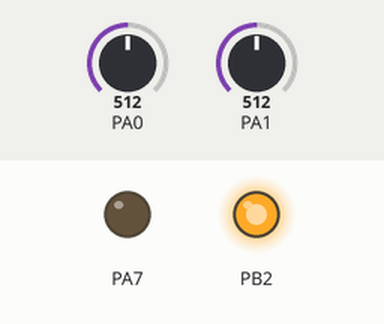
The program below on a simulated ATtiny44, built with avr-gcc and emulated at 8 MHz. Parts: output pins drawn as LEDs (lit = HIGH). Dashed ring = blinking. The inputs (shaded band) are chosen by the test bench; at power-on: PA1 = 512, PA0 = 512. Random numbers use the default seed unless the program sets one.

Above: at 1.2 s.
1.3 s: PA1 set to 408
At 1.41 s:
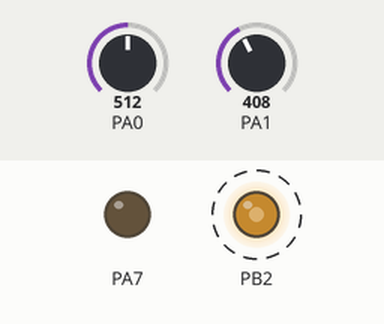
4.3 s: PA1 set to 390
7.3 s: PA1 set to 90
10.3 s: PA0 set to 716
At 13.1 s:
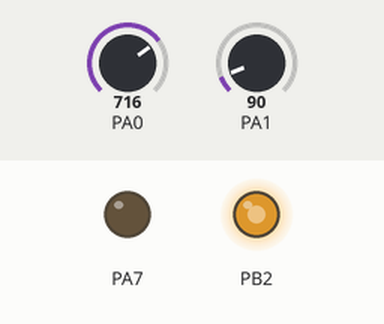
13.3 s: PA0 set to 0
16.3 s: PA0 set to 122
Timing chart, 0 to 18.1 s (numbered marks = the images above; inputs shaded):
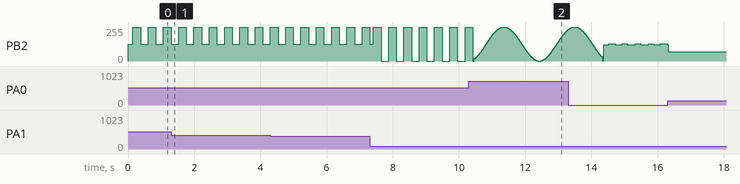

The program:

main.c
```c
////FAILED CREATED DROPS IN RAMP SUCH THAT IT COUNTED LIKE THIS
	//1234 2345 3456 4567
/*
 * GccApplication1.c
 *
 * Created: 1/9/2019 10:25:38 AM
 * Author : Davis Polito
 */
#define F_CPU 8000000
#define SINE 0
#define SAW 1
#define RSAW 2
#define TRI 3
#define SQUAREP 4
#define SH 5
#define SQUAREN 6
#define SQUAREF 7
#include <avr/io.h>
#include <avr/interrupt.h>
#include <avr/pgmspace.h>
#include <util/delay.h>
#include <stdlib.h>
#include <avr/eeprom.h>
#define DEADBAND 10
#define CYCLE_US 300

const uint8_t  sinewave[] PROGMEM= //256 values
{
	0x80,0x83,0x86,0x89,0x8c,0x8f,0x92,0x95,0x98,0x9c,0x9f,0xa2,0xa5,0xa8,0xab,0xae,
	0xb0,0xb3,0xb6,0xb9,0xbc,0xbf,0xc1,0xc4,0xc7,0xc9,0xcc,0xce,0xd1,0xd3,0xd5,0xd8,
	0xda,0xdc,0xde,0xe0,0xe2,0xe4,0xe6,0xe8,0xea,0xec,0xed,0xef,0xf0,0xf2,0xf3,0xf5,
	0xf6,0xf7,0xf8,0xf9,0xfa,0xfb,0xfc,0xfc,0xfd,0xfe,0xfe,0xff,0xff,0xff,0xff,0xff,
	0xff,0xff,0xff,0xff,0xff,0xff,0xfe,0xfe,0xfd,0xfc,0xfc,0xfb,0xfa,0xf9,0xf8,0xf7,
	0xf6,0xf5,0xf3,0xf2,0xf0,0xef,0xed,0xec,0xea,0xe8,0xe6,0xe4,0xe2,0xe0,0xde,0xdc,
	0xda,0xd8,0xd5,0xd3,0xd1,0xce,0xcc,0xc9,0xc7,0xc4,0xc1,0xbf,0xbc,0xb9,0xb6,0xb3,
	0xb0,0xae,0xab,0xa8,0xa5,0xa2,0x9f,0x9c,0x98,0x95,0x92,0x8f,0x8c,0x89,0x86,0x83,
	0x80,0x7c,0x79,0x76,0x73,0x70,0x6d,0x6a,0x67,0x63,0x60,0x5d,0x5a,0x57,0x54,0x51,
	0x4f,0x4c,0x49,0x46,0x43,0x40,0x3e,0x3b,0x38,0x36,0x33,0x31,0x2e,0x2c,0x2a,0x27,
	0x25,0x23,0x21,0x1f,0x1d,0x1b,0x19,0x17,0x15,0x13,0x12,0x10,0x0f,0x0d,0x0c,0x0a,
	0x09,0x08,0x07,0x06,0x05,0x04,0x03,0x03,0x02,0x01,0x01,0x00,0x00,0x00,0x00,0x00,
	0x00,0x00,0x00,0x00,0x00,0x00,0x01,0x01,0x02,0x03,0x03,0x04,0x05,0x06,0x07,0x08,
	0x09,0x0a,0x0c,0x0d,0x0f,0x10,0x12,0x13,0x15,0x17,0x19,0x1b,0x1d,0x1f,0x21,0x23,
	0x25,0x27,0x2a,0x2c,0x2e,0x31,0x33,0x36,0x38,0x3b,0x3e,0x40,0x43,0x46,0x49,0x4c,
	0x4f,0x51,0x54,0x57,0x5a,0x5d,0x60,0x63,0x67,0x6a,0x6d,0x70,0x73,0x76,0x79,0x7c
};
volatile uint8_t i = 0;
volatile uint16_t conversion = 0;
volatile uint16_t new_conversion = 0;
volatile uint16_t delay = 160;
volatile uint16_t wave = 4;
//volatile uint16_t mod_scale = 5;
volatile uint16_t wconversion = 0;
volatile uint16_t dconversion = 0;
volatile uint16_t mod_delay_moving = 500;
volatile uint8_t half = 8;

volatile uint16_t pwm = 0;
volatile uint16_t  mod_delay = 500;
uint8_t(*wave_ptr)(uint8_t*);


uint8_t dither(int16_t delay, uint8_t old_val){
	uint8_t next_val = wave_ptr(&i);

	while(delay){
		_delay_us(1);
		delay--;
	}
	return next_val;
}


void my_delay(int16_t delay){
	while (delay){
		_delay_us(1);
		delay--;
	}
}

uint8_t sawtooth(uint8_t* step){
	(*step)++;
	return *step;
}

uint8_t reversesaw(uint8_t* step){
	(*step)--;

	return *step;
}

uint8_t triangle(uint8_t* step){
	static int ud = 0;
	if (ud){
		*step -= 2;
		if(!*step){
			ud = 0;
		}
		} else {
		*step += 2;
		if (*step == 254){
			ud = 1;
		}
	}
	return *step;
}

uint8_t square_p(uint8_t* count){
	static int freq = 126;
	(*count)++;
	static uint8_t val = 0x7F;
	if(*count < freq){
		val = 0x7F;
		} else {
		val = 0xFE;
	}
	*count %= 2*freq;

	return val;
}

uint8_t square_n(uint8_t* count){
	static int freq = 126;
	(*count)++;
	static uint8_t val = 0x01;
	if(*count < freq){
		val = 0x01;
		} else {
		val = 0x7F;
	}
	*count %= 2*freq;

	return val;
}

uint8_t square_f(uint8_t* count){

	static int freq = 126;
	(*count)++;
	static uint8_t val = 0x01;
	if(*count < freq){
		val = 0x01;
		} else {
		val = 0xFE;
	}
	*count %= 2*freq;

	return val;
}

uint8_t sampleAndHold(uint8_t* count){
	static uint8_t b = 0;
	static uint8_t i = 0;
	if(i++ == 0){
		int a = rand();
		b = 0xFF & a;
	}
	//(*count)++;

	return b;
}
uint8_t sinewave_(uint8_t* i){
	uint8_t val = pgm_read_byte(&sinewave[(*i)++]);
	(*i) %= 256;
	return val;
}
///ROUND UP WHEN UP OR ROUND FOWN WHEN DOWN??????
ISR(TIM0_COMPA_vect){
	switch (wave) {
		case SINE : {
			wave_ptr = &sinewave_;
			break;
		}
		case SAW : {
			wave_ptr = &sawtooth;
			break;
		}

		case RSAW : {
			wave_ptr = &reversesaw;
			break;
		}

		case TRI : {
			wave_ptr = &triangle;
			break;
		}

		case SQUAREP: {
			wave_ptr = &square_p;
			break;
		}

		case SH : {
			wave_ptr = &sampleAndHold;
			break;
		}

		case SQUAREN: {
			wave_ptr = &square_n;
			break;
		}
		case SQUAREF: {
			wave_ptr = &square_f;
			break;
		}
	}
	//my_delay(mod_scale); interseting
	OCR0A = dither(delay, OCR0A);

}


void enableADC(){
DDRA &= ~(1 << PINA0) | ~(1 << PINA1) | ~(1 << PINA2) | ~(PINA3);
ADMUX = 0;							// select PB3
ADCSRA |= (1 << ADPS0) | (1 << ADPS1) | (1 << ADPS2);	 //use 128 division factor
ADCSRA |= (1 << ADEN);								//ADC enable
}
uint16_t map_m(uint16_t input_end, uint16_t input_start, uint16_t output_end, uint16_t output_start,  uint16_t input){
	uint16_t slope = (output_end - output_start) / (input_end - input_start);
	uint16_t output = output_start + slope * (input - input_start);
	return output;
}

int16_t VoltageToDelay (uint16_t volt){
	if(volt < 500){
		return map_m(500, 50, 800, 60, volt);
	} else {
		return map_m(1024, 500, 9200, 700, volt);
	}
	//9000 top value (.3 Hz)  60 - 30 Hz
}

void VoltageToWave (uint16_t volt){
	if (volt < 100){
		wave = SINE;
	} else if (volt < 200){
		wave = SAW;
	} else if (volt < 300){
		wave = RSAW;
	} else if (volt < 400){
		wave = TRI;
	} else if (volt < 700){
		wave = SQUAREP;
	} else if (volt < 800){
		wave = SQUAREN;
	} else if (volt < 900) {
		wave = SQUAREF;
	} else {
		wave = SH;
	}
}

void adc_conversion(uint8_t input){
	//clear lower 3 bits of admux
	ADMUX &= 0xF8;
	ADMUX |= input;
	// start single conversion
	// write '1' to ADSC
	ADCSRA |= (1<<ADSC);

	// wait for conversion to complete
	// ADSC becomes '0' again
	// till then, run loop continuously
	while(ADCSRA & (1<<ADSC));
	new_conversion = 0;
	new_conversion = ADCL;
	new_conversion |= ADCH << 8;
	ADCSRA |= (1<<ADSC);
	if (input % 2){
		if ((new_conversion <= (wconversion - 30) || new_conversion >= (wconversion + 30))){
			wconversion = new_conversion;
			VoltageToWave(wconversion);
		}
		} else {
		if ((new_conversion <= (conversion - DEADBAND) || new_conversion >= (conversion + DEADBAND))){
			conversion = new_conversion;
			delay = VoltageToDelay(conversion);
		}
	}

}

//CLK FREQUENCY IS 8 MHz (be sure to set the system clock prescale to 0)
int main(void) {
	//Set PORTB1 pin as output
	cli();
	DDRB = (1 << PORTB2);
	DDRA = (1 << PORTA7);
	// initial OCR1A value
	OCR0A=80;
	//Output compare OC1A 8 bit non inverted PWM
	TCCR0A = (1 << COM0A1) | (1 << WGM01) | (1 << WGM00);
	//start timer without prescaler

	//enable output compare interrupt for OCR0A
	TIMSK0 = (1 << OCIE0A);
	CLKPR = (1 << CLKPCE);
	CLKPR = 0;
    TCCR0B= (1 << CS00);
	//ADC
	enableADC();
	//enable global interrups
	sei();
	int a = 0;
	while (1){
		adc_conversion(a);
		a++;
		a %=2;
	}

}
```
